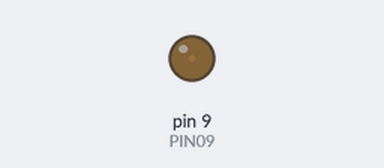
Bench run of a sketch on a simulated Arduino Uno, built with avr-gcc and run on an emulated ATmega328P. On the bench: output pins drawn as LEDs (lit = HIGH).

Above: at 0.05 s.
At 0.95 s:
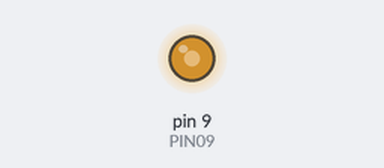
At 1.4 s:
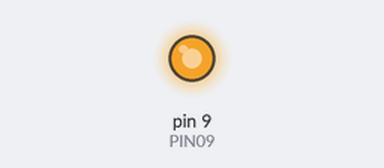
At 2.75 s:
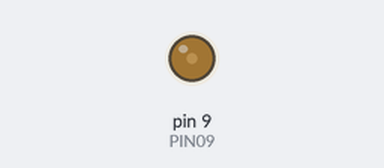
Timing chart, 0 to 7.0 s (numbered marks = the images above):
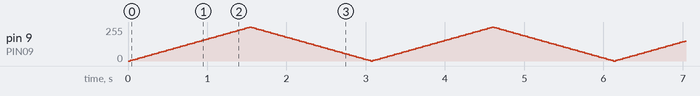

The sketch:

fade.ino
```cpp
const uint8_t PIN09 = 9;
uint8_t dutyCycle = 0;
uint8_t change = 5;

// the setup function runs once on power or reset
void setup() {
  // set pin 9 as output
  pinMode(PIN09, OUTPUT);
  // validate change value to be a factor of 255
  if (255 % change != 0)
    change = 5;
}

// the loop function loops forever
void loop() {
  // set the duty cycle of pin 9
  analogWrite(PIN09, dutyCycle);
  // change duty cycle each loop
  dutyCycle += change;
  // reverse direction of changing if limit reached
  if (dutyCycle == 0 || dutyCycle == 255)
      change *= -1;
  // smoothen the change effect
  delay(30);
}
```
